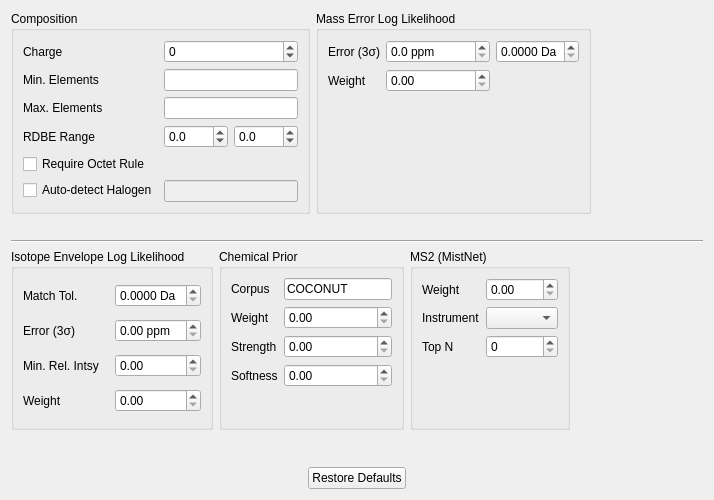
<?xml version="1.0" encoding="UTF-8"?>
<ui version="4.0">
 <class>Form</class>
 <widget class="QWidget" name="Form">
  <property name="geometry">
   <rect>
    <x>0</x>
    <y>0</y>
    <width>714</width>
    <height>500</height>
   </rect>
  </property>
  <property name="windowTitle">
   <string>Form</string>
  </property>
  <layout class="QVBoxLayout" name="verticalLayout">
   <item>
    <layout class="QHBoxLayout" name="horizontalLayout">
     <property name="bottomMargin">
      <number>20</number>
     </property>
     <item>
      <widget class="QGroupBox" name="groupBox_5">
       <property name="title">
        <string>Composition</string>
       </property>
       <layout class="QVBoxLayout" name="verticalLayout_2">
        <item>
         <layout class="QFormLayout" name="formLayout">
          <item row="0" column="0">
           <widget class="QLabel" name="label_4">
            <property name="text">
             <string>Charge</string>
            </property>
           </widget>
          </item>
          <item row="0" column="1">
           <widget class="QSpinBox" name="spinCharge">
            <property name="minimum">
             <number>-5</number>
            </property>
            <property name="maximum">
             <number>5</number>
            </property>
           </widget>
          </item>
          <item row="1" column="0">
           <widget class="QLabel" name="label_7">
            <property name="text">
             <string>Min. Elements</string>
            </property>
           </widget>
          </item>
          <item row="1" column="1">
           <widget class="QLineEdit" name="lineMinCounts"/>
          </item>
          <item row="2" column="0">
           <widget class="QLabel" name="label_8">
            <property name="text">
             <string>Max. Elements</string>
            </property>
           </widget>
          </item>
          <item row="2" column="1">
           <widget class="QLineEdit" name="lineMaxCounts"/>
          </item>
          <item row="3" column="0">
           <widget class="QLabel" name="label_9">
            <property name="text">
             <string>RDBE Range</string>
            </property>
           </widget>
          </item>
          <item row="3" column="1">
           <layout class="QHBoxLayout" name="horizontalLayout_2">
            <item>
             <widget class="QDoubleSpinBox" name="spinRDBEMin">
              <property name="decimals">
               <number>1</number>
              </property>
              <property name="minimum">
               <double>-2.000000000000000</double>
              </property>
              <property name="maximum">
               <double>9999.000000000000000</double>
              </property>
             </widget>
            </item>
            <item>
             <widget class="QDoubleSpinBox" name="spinRDBEMax">
              <property name="decimals">
               <number>1</number>
              </property>
              <property name="minimum">
               <double>-2.000000000000000</double>
              </property>
              <property name="maximum">
               <double>9999.000000000000000</double>
              </property>
             </widget>
            </item>
           </layout>
          </item>
          <item row="6" column="0">
           <widget class="QCheckBox" name="checkAutodetectHalogens">
            <property name="text">
             <string>Auto-detect Halogen</string>
            </property>
           </widget>
          </item>
          <item row="5" column="0">
           <widget class="QCheckBox" name="checkOctet">
            <property name="text">
             <string>Require Octet Rule</string>
            </property>
           </widget>
          </item>
          <item row="6" column="1">
           <widget class="QLineEdit" name="lineHalogenCap">
            <property name="enabled">
             <bool>false</bool>
            </property>
           </widget>
          </item>
         </layout>
        </item>
       </layout>
      </widget>
     </item>
     <item>
      <widget class="QGroupBox" name="groupBox_2">
       <property name="title">
        <string>Mass Error Log Likelihood</string>
       </property>
       <layout class="QGridLayout" name="gridLayout_2">
        <item row="0" column="2">
         <widget class="QDoubleSpinBox" name="spinMassErrorDa">
          <property name="suffix">
           <string> Da</string>
          </property>
          <property name="decimals">
           <number>4</number>
          </property>
          <property name="maximum">
           <double>0.900000000000000</double>
          </property>
          <property name="singleStep">
           <double>0.010000000000000</double>
          </property>
         </widget>
        </item>
        <item row="0" column="0">
         <widget class="QLabel" name="label_17">
          <property name="text">
           <string>Error (3σ)</string>
          </property>
         </widget>
        </item>
        <item row="1" column="1">
         <widget class="QDoubleSpinBox" name="spinMassErrorWeight"/>
        </item>
        <item row="0" column="1">
         <widget class="QDoubleSpinBox" name="spinMassErrorPpm">
          <property name="suffix">
           <string> ppm</string>
          </property>
          <property name="decimals">
           <number>1</number>
          </property>
          <property name="maximum">
           <double>999999.000000000000000</double>
          </property>
          <property name="singleStep">
           <double>1.000000000000000</double>
          </property>
         </widget>
        </item>
        <item row="1" column="0">
         <widget class="QLabel" name="label_18">
          <property name="text">
           <string>Weight</string>
          </property>
         </widget>
        </item>
        <item row="2" column="0">
         <spacer name="verticalSpacer_2">
          <property name="orientation">
           <enum>Qt::Vertical</enum>
          </property>
          <property name="sizeHint" stdset="0">
           <size>
            <width>20</width>
            <height>40</height>
           </size>
          </property>
         </spacer>
        </item>
       </layout>
      </widget>
     </item>
     <item>
      <spacer name="horizontalSpacer">
       <property name="orientation">
        <enum>Qt::Horizontal</enum>
       </property>
       <property name="sizeHint" stdset="0">
        <size>
         <width>40</width>
         <height>20</height>
        </size>
       </property>
      </spacer>
     </item>
    </layout>
   </item>
   <item>
    <layout class="QVBoxLayout" name="verticalLayout_6">
     <item>
      <widget class="Line" name="line">
       <property name="orientation">
        <enum>Qt::Horizontal</enum>
       </property>
      </widget>
     </item>
     <item>
      <layout class="QHBoxLayout" name="horizontalLayout_4">
       <property name="bottomMargin">
        <number>0</number>
       </property>
       <item>
        <widget class="QGroupBox" name="groupBox">
         <property name="title">
          <string>Isotope Envelope Log Likelihood</string>
         </property>
         <layout class="QGridLayout" name="gridLayout">
          <item row="2" column="1">
           <widget class="QDoubleSpinBox" name="spinIsotopeMinRelIntsy"/>
          </item>
          <item row="3" column="1">
           <widget class="QDoubleSpinBox" name="spinIsotopeWeight"/>
          </item>
          <item row="2" column="0">
           <widget class="QLabel" name="label_15">
            <property name="text">
             <string>Min. Rel. Intsy</string>
            </property>
           </widget>
          </item>
          <item row="3" column="0">
           <widget class="QLabel" name="label_16">
            <property name="text">
             <string>Weight</string>
            </property>
           </widget>
          </item>
          <item row="1" column="0">
           <widget class="QLabel" name="label_12">
            <property name="text">
             <string>Error (3σ)</string>
            </property>
           </widget>
          </item>
          <item row="0" column="0">
           <widget class="QLabel" name="label_11">
            <property name="text">
             <string>Match Tol.</string>
            </property>
           </widget>
          </item>
          <item row="1" column="1">
           <widget class="QDoubleSpinBox" name="spinIsotopeErrorPpm">
            <property name="suffix">
             <string> ppm</string>
            </property>
           </widget>
          </item>
          <item row="0" column="1">
           <widget class="QDoubleSpinBox" name="spinIsotopeMatchTolDa">
            <property name="suffix">
             <string> Da</string>
            </property>
            <property name="decimals">
             <number>4</number>
            </property>
            <property name="maximum">
             <double>0.900000000000000</double>
            </property>
            <property name="singleStep">
             <double>0.010000000000000</double>
            </property>
           </widget>
          </item>
         </layout>
        </widget>
       </item>
       <item>
        <widget class="QGroupBox" name="groupBox_3">
         <property name="title">
          <string>Chemical Prior</string>
         </property>
         <layout class="QGridLayout" name="gridLayout_3">
          <item row="0" column="1">
           <widget class="QLineEdit" name="lineEdit">
            <property name="enabled">
             <bool>true</bool>
            </property>
            <property name="text">
             <string>COCONUT</string>
            </property>
            <property name="readOnly">
             <bool>true</bool>
            </property>
           </widget>
          </item>
          <item row="4" column="0">
           <spacer name="verticalSpacer_3">
            <property name="orientation">
             <enum>Qt::Vertical</enum>
            </property>
            <property name="sizeHint" stdset="0">
             <size>
              <width>20</width>
              <height>40</height>
             </size>
            </property>
           </spacer>
          </item>
          <item row="2" column="0">
           <widget class="QLabel" name="label_13">
            <property name="text">
             <string>Strength</string>
            </property>
           </widget>
          </item>
          <item row="1" column="1">
           <widget class="QDoubleSpinBox" name="spinChemPriorWeight">
            <property name="enabled">
             <bool>true</bool>
            </property>
           </widget>
          </item>
          <item row="1" column="0">
           <widget class="QLabel" name="label_5">
            <property name="text">
             <string>Weight</string>
            </property>
           </widget>
          </item>
          <item row="0" column="0">
           <widget class="QLabel" name="label_6">
            <property name="text">
             <string>Corpus</string>
            </property>
           </widget>
          </item>
          <item row="3" column="0">
           <widget class="QLabel" name="label_19">
            <property name="text">
             <string>Softness</string>
            </property>
           </widget>
          </item>
          <item row="2" column="1">
           <widget class="QDoubleSpinBox" name="spinChemPriorStrength"/>
          </item>
          <item row="3" column="1">
           <widget class="QDoubleSpinBox" name="spinChemPriorSoftness"/>
          </item>
         </layout>
        </widget>
       </item>
       <item>
        <widget class="QGroupBox" name="groupBox_4">
         <property name="title">
          <string>MS2 (MistNet)</string>
         </property>
         <layout class="QGridLayout" name="gridLayout_4">
          <item row="1" column="1">
           <widget class="QComboBox" name="comboInstrument"/>
          </item>
          <item row="3" column="1">
           <widget class="QSpinBox" name="spinTopN"/>
          </item>
          <item row="0" column="1">
           <widget class="QDoubleSpinBox" name="doubleSpinMs2Weight"/>
          </item>
          <item row="0" column="0">
           <widget class="QLabel" name="label_20">
            <property name="text">
             <string>Weight</string>
            </property>
           </widget>
          </item>
          <item row="3" column="0">
           <widget class="QLabel" name="label_24">
            <property name="text">
             <string>Top N</string>
            </property>
           </widget>
          </item>
          <item row="1" column="0">
           <widget class="QLabel" name="label_21">
            <property name="text">
             <string>Instrument</string>
            </property>
           </widget>
          </item>
          <item row="4" column="0">
           <spacer name="verticalSpacer_4">
            <property name="orientation">
             <enum>Qt::Vertical</enum>
            </property>
            <property name="sizeHint" stdset="0">
             <size>
              <width>20</width>
              <height>40</height>
             </size>
            </property>
           </spacer>
          </item>
         </layout>
        </widget>
       </item>
       <item>
        <spacer name="horizontalSpacer_2">
         <property name="orientation">
          <enum>Qt::Horizontal</enum>
         </property>
         <property name="sizeHint" stdset="0">
          <size>
           <width>40</width>
           <height>20</height>
          </size>
         </property>
        </spacer>
       </item>
      </layout>
     </item>
     <item>
      <spacer name="verticalSpacer">
       <property name="orientation">
        <enum>Qt::Vertical</enum>
       </property>
       <property name="sizeHint" stdset="0">
        <size>
         <width>20</width>
         <height>40</height>
        </size>
       </property>
      </spacer>
     </item>
     <item>
      <widget class="QDialogButtonBox" name="btnConfigBox">
       <property name="contextMenuPolicy">
        <enum>Qt::DefaultContextMenu</enum>
       </property>
       <property name="standardButtons">
        <set>QDialogButtonBox::RestoreDefaults</set>
       </property>
       <property name="centerButtons">
        <bool>true</bool>
       </property>
      </widget>
     </item>
    </layout>
   </item>
  </layout>
 </widget>
 <resources/>
 <connections>
  <connection>
   <sender>checkAutodetectHalogens</sender>
   <signal>toggled(bool)</signal>
   <receiver>lineHalogenCap</receiver>
   <slot>setEnabled(bool)</slot>
   <hints>
    <hint type="sourcelabel">
     <x>138</x>
     <y>176</y>
    </hint>
    <hint type="destinationlabel">
     <x>179</x>
     <y>180</y>
    </hint>
   </hints>
  </connection>
 </connections>
</ui>
